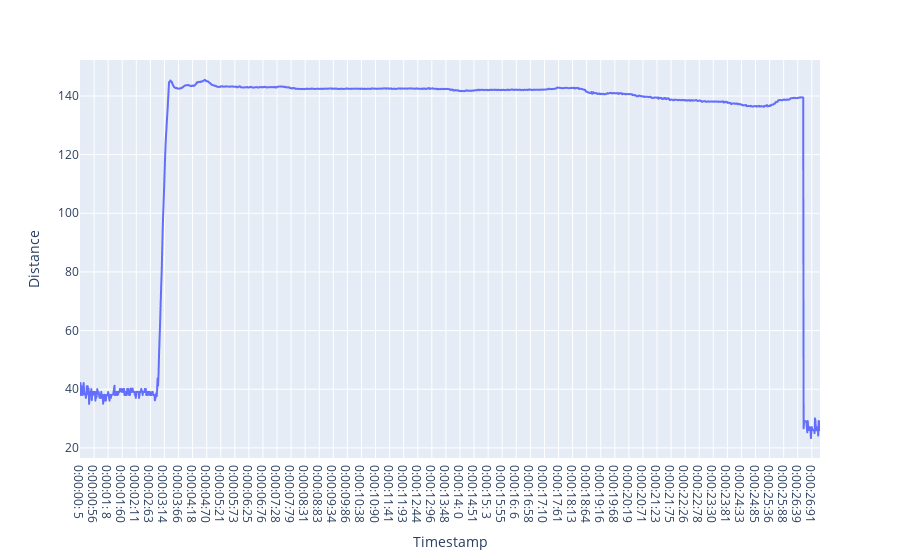

Source (notebook cell):
### Markdown cell above
##### Plotly, a little more advanced

### Code cell
import plotly.express as px

def graph_dist(df_dist):
    dist_plot = px.line(df_dist, x = "Timestamp", y = "Distance")
    dist_plot.show()
    
graph_dist(shrimp_df_0308)

### Figure 1 — Plotly figure (JSON) as saved in the notebook; plotly's stock layout.template omitted (floating-point values rounded to 4 significant figures; data arrays with more than 128 entries replaced by an {"elided": "..."} marker saying what was removed)
{"data": [{"hovertemplate": "Timestamp=%{x}<br>Distance=%{y}<extra></extra>", "legendgroup": "", "line": {"color": "#636efa", "dash": "solid"}, "marker": {"symbol": "circle"}, "mode": "lines", "name": "", "showlegend": false, "type": "scattergl", "x": {"elided": "1631 str values"}, "xaxis": "x", "y": {"elided": "1631 float values"}, "yaxis": "y"}], "layout": {"legend": {"tracegroupgap": 0}, "margin": {"t": 60}, "xaxis": {"anchor": "y", "domain": [0, 1], "title": {"text": "Timestamp"}}, "yaxis": {"anchor": "x", "domain": [0, 1], "title": {"text": "Distance"}}}}
